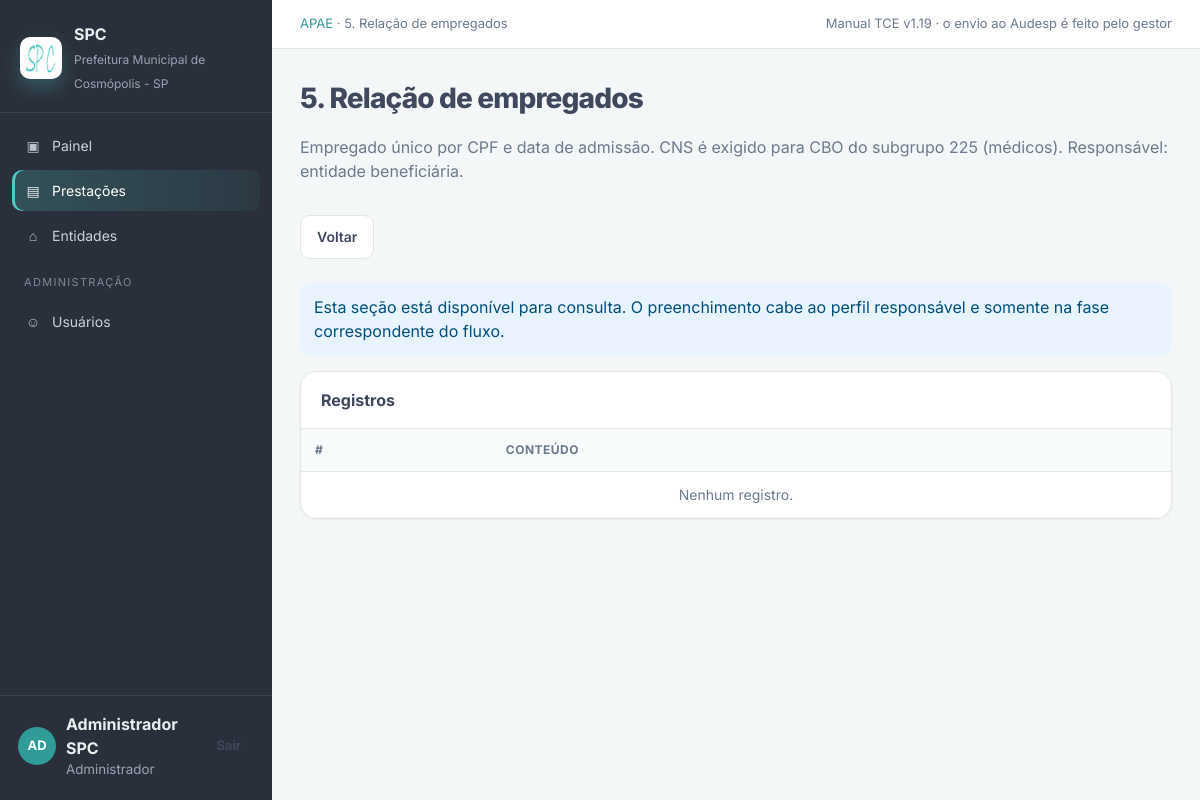
The app's page /prestacoes/1/secoes/relacao_empregados (signed in) with its own data.
### app/models.py (models this page shows, shortened)
class Usuario(UserMixin, db.Model):
    __tablename__ = "usuarios"
    id = db.Column(db.Integer, primary_key=True)
    username = db.Column(db.String(80), unique=True, nullable=False, index=True)
    nome = db.Column(db.String(160), nullable=False)
    email = db.Column(db.String(160))
    senha_hash = db.Column(db.String(256), nullable=False)
    perfil = db.Column(db.String(20), nullable=False, default=PERFIL_ENTIDADE)
    ativo = db.Column(db.Boolean, default=True, nullable=False)
    pode_gerar_json = db.Column(db.Boolean, default=False, nullable=False)
    entidade_id = db.Column(db.Integer, db.ForeignKey("entidades.id"))
    criado_em = db.Column(db.DateTime, default=datetime.utcnow)
    ultimo_acesso = db.Column(db.DateTime)
    entidade = db.relationship("Entidade", backref="usuarios")
    @property
    def is_admin(self) -> bool:
        return self.perfil == PERFIL_ADMIN
    @property
    def is_entidade(self) -> bool:
        return self.perfil == PERFIL_ENTIDADE
    @property
    def is_active(self) -> bool:
        return bool(self.ativo)
    @property
    def perfil_rotulo(self) -> str:
        return rotulo_perfil(self.perfil)

class Entidade(db.Model):
    __tablename__ = "entidades"
    id = db.Column(db.Integer, primary_key=True)
    codigo = db.Column(db.String(40), unique=True, nullable=False)
    nome_exibicao = db.Column(db.String(200), nullable=False)
    razao_social = db.Column(db.String(200), nullable=False)
    cnpj = db.Column(db.String(18), nullable=False)
    endereco = db.Column(db.String(255), nullable=False)
    bairro = db.Column(db.String(120))
    cidade = db.Column(db.String(120), default="Cosmópolis")
    uf = db.Column(db.String(2), default="SP")
    cep = db.Column(db.String(12))
    telefones = db.Column(db.String(120))
    horario = db.Column(db.String(80))
    email = db.Column(db.String(160))
    email_alternativo = db.Column(db.String(160))
    codigo_audesp = db.Column(db.Integer)
    ativa = db.Column(db.Boolean, default=True, nullable=False)
    criado_em = db.Column(db.DateTime, default=datetime.utcnow)
    atualizado_em = db.Column(db.DateTime, default=datetime.utcnow, onupdate=datetime.utcnow)
    prestacoes = db.relationship("Prestacao", backref="entidade", lazy="dynamic")

### app/blueprints/prestacoes/routes.py (the view, shortened to what this page needs)
@bp.route("/<int:item_id>/secoes/<secao>", methods=["GET", "POST"])
@login_required
def secao(item_id, secao):
    prestacao = _prestacao_ou_404(item_id)
    spec = secao_por_chave(secao)
    if not spec or not secao_aplica(spec, prestacao.tipo_documento):
        abort(404)
    if spec["formato"] == "especial":
        destino = "prestacoes.parecer" if secao == "parecer_conclusivo" else "prestacoes.transparencia"
        return redirect(url_for(destino, item_id=prestacao.id))
    bloco, payload = _payload(prestacao, spec)
    editavel = pode_editar_secao(current_user, prestacao, spec)
    return render_template(
        "prestacoes/secao.html",
        prestacao=prestacao,
        spec=spec,
        bloco=bloco,
        payload=payload,
        editavel=editavel,
        resumir_item=resumir_item,
    )

### app/__init__.py (called while the page is built)
def resolve_favicon_file(app: Flask) -> Path:
    static = Path(app.static_folder)
    configured = static / app.config.get("FAVICON_IMAGE", "img/Favicon.ico")
    if configured.exists():
        return configured
    for name in ("Favicon.ico", "Favicon.png", "favicon.ico"):
        fallback = static / "img" / name
        if fallback.exists():
            return fallback
    return configured

### app/authz.py (called while the page is built)
def pode_ver_prestacao(usuario, prestacao) -> bool:
    if usuario.is_admin or usuario.is_gestor:
        return True
    return usuario.perfil == PERFIL_ENTIDADE and usuario.entidade_id == prestacao.entidade_id

def pode_editar_secao(usuario, prestacao, secao) -> bool:
    if secao["responsavel"] == "entidade":
        return (
            usuario.is_entidade
            and usuario.entidade_id == prestacao.entidade_id
            and prestacao.editavel_entidade
        )
    if secao["responsavel"] == "gestor":
        return usuario.is_gestor and prestacao.editavel_gestor
    return False

def garantir_prestacao(usuario, prestacao):
    if not pode_ver_prestacao(usuario, prestacao):
        abort(403)
    return prestacao

### app/blueprints/prestacoes/routes.py (called while the page is built)
def _padrao(spec):
    if spec["formato"] == "lista":
        return []
    return {}

def _prestacao_ou_404(item_id):
    prestacao = db.session.get(Prestacao, item_id) or abort(404)
    return garantir_prestacao(current_user, prestacao)

def _payload(prestacao, spec):
    bloco = obter_bloco(prestacao, spec["chave"])
    dados = carregar_payload(bloco) if bloco else None
    if dados is None:
        dados = _padrao(spec)
    return bloco, dados

### app/catalogos.py (called while the page is built)
def secao_por_chave(chave):
    for secao in SECOES:
        if secao["chave"] == chave:
            return secao
    return None

def secao_aplica(secao, tipo_documento) -> bool:
    regra = secao.get("aplica") or "todos"
    if regra == "todos":
        return True
    if isinstance(regra, dict) and "somente" in regra:
        return tipo_documento in regra["somente"]
    if isinstance(regra, dict) and "exceto" in regra:
        return bool(tipo_documento) and tipo_documento not in regra["exceto"]
    return True

### app/models.py (called while the page is built)
def rotulo_perfil(codigo: str) -> str:
    return dict(PERFIS).get(codigo, codigo or "—")

### app/servicos.py (called while the page is built)
def obter_bloco(prestacao, secao):
    return Bloco.query.filter_by(prestacao_id=prestacao.id, secao=secao).first()

### templates/prestacoes/secao.html (shortened to what this page needs)
{% extends "base.html" %}
{% block crumb %}<a href="{{ url_for('prestacoes.detalhe', item_id=prestacao.id) }}">{{ prestacao.entidade.codigo }}</a> · {{ spec.numero }}. {{ spec.titulo }}{% endblock %}
{% block content %}
<div class="page-head">
  <div>
    <h1>{{ spec.numero }}. {{ spec.titulo }}</h1>
    <p class="muted">{{ spec.ajuda or 'Campos com os nomes do documento JSON do Manual TCE v1.19.' }} Responsável: {{ 'entidade beneficiária' if spec.responsavel == 'entidade' else 'gestor' }}.</p>
  </div>
  <a class="btn btn-secondary" href="{{ url_for('prestacoes.detalhe', item_id=prestacao.id) }}">Voltar</a>
</div>
{% if not editavel %}
<div class="alert alert-info">Esta seção está disponível para consulta. O preenchimento cabe ao perfil responsável e somente na fase correspondente do fluxo.</div>
{% endif %}
{% if spec.formato == 'lista' %}
<article class="card" style="margin-bottom:16px">
  <div class="card-head"><h3>Registros</h3></div>
  <div class="table-wrap">
    <table class="data">
      <thead><tr><th>#</th><th>Conteúdo</th><th></th></tr></thead>
      <tbody>
      {% for item in payload or [] %}
        <tr>
          <td>{{ loop.index }}</td>
          <td>{{ item|resumo }}</td>
          <td>
            {% if editavel %}
            <form method="post" data-confirm="Excluir este registro?">
              <input type="hidden" name="acao" value="excluir">
              <input type="hidden" name="indice" value="{{ loop.index0 }}">
              <button class="btn btn-danger btn-sm" type="submit">Excluir</button>
            </form>
            {% endif %}
          </td>
        </tr>
      {% else %}
        <tr><td colspan="3" class="empty">Nenhum registro.</td></tr>
      {% endfor %}
      </tbody>
    </table>
  </div>
</article>
{% endif %}
{% endblock %}

### templates/base.html (shortened to what this page needs)
<!doctype html>
<html lang="pt-BR">
<head>
  <link rel="stylesheet" href="{{ url_for('static', filename='css/colors.css') }}">
  <link rel="stylesheet" href="{{ url_for('static', filename='css/app.css') }}">
</head>
<body>
<div class="app-shell">
  <aside class="sidebar" id="sidebar">
    <div class="brand">
      <img class="brand-mark" src="{{ favicon_url }}" alt="SPC">
      <div>
        <strong>SPC</strong>
        <span>{{ prefeitura }}</span>
      </div>
    </div>
    <nav class="nav">
      <a class="{{ 'active' if request.endpoint == 'dashboard.index' }}" href="{{ url_for('dashboard.index') }}"><span class="ico">▣</span> Painel</a>
      <a class="{{ 'active' if request.endpoint and request.endpoint.startswith('prestacoes') }}" href="{{ url_for('prestacoes.lista') }}"><span class="ico">▤</span> Prestações</a>
      {% if current_user.is_admin or current_user.is_gestor %}
      <a class="{{ 'active' if request.endpoint and request.endpoint.startswith('entidades') }}" href="{{ url_for('entidades.lista') }}"><span class="ico">⌂</span> Entidades</a>
      {% endif %}
      {% if current_user.is_admin %}
      <div class="nav-label">Administração</div>
      <a class="{{ 'active' if request.endpoint == 'admin.usuarios' }}" href="{{ url_for('admin.usuarios') }}"><span class="ico">☺</span> Usuários</a>
      {% endif %}
    </nav>
    <div class="sidebar-user">
      <div class="avatar">{{ (current_user.nome or 'U')[:2]|upper }}</div>
      <div style="flex:1">
        <strong>{{ current_user.nome }}</strong>
        <small>{{ current_user.perfil_rotulo }}{% if current_user.entidade %} · {{ current_user.entidade.codigo }}{% endif %}</small>
      </div>
      <a class="btn btn-ghost btn-sm" href="{{ url_for('auth.logout') }}" title="Sair">Sair</a>
    </div>
  </aside>
  <div class="main">
    <header class="topbar">
      <div style="display:flex;gap:10px;align-items:center">
        <div class="breadcrumb">{% block crumb %}{{ orgao }}{% endblock %}</div>
      </div>
      <div class="muted" style="font-size:13px">Manual TCE v1.19 · o envio ao Audesp é feito pelo gestor</div>
    </header>
    <main class="content">
      {% block content %}{% endblock %}
    </main>
  </div>
</div>
</body>
</html>

### static/css/colors.css (style rules this page uses)
:root { --primary-color: #4fc9c4; --primary-dark: #43aca7; --primary-hover: #3c9b96; --secondary-color: #6d7a8c; --text-color: #3f485d; --border-color: #e5e5e5; --success-color: #79b24a; --warning-color: #f2823c; --danger-color: #e81d51; --info-color: #91ceff; --light-color: #2a303b; --dark-color: #2a303b; --gray-color: #6d7a8c; --input-focus: #4fc9c4; --input-focus-shadow: rgba(79, 201, 196, 0.25); --color-100: #ffffff; --color-95: #ebf9f9; --color-90: #d8f3f2; --color-85: #c4edec; --color-80: #b1e7e5; --color-75: #9de1df; --color-70: #8adbd8; --color-65: #76d5d2; --color-60: #63cfcb; --color-55: #4fc9c4; --color-50: #3cc3bf; --color-45: #36b0ac; --color-40: #309c98; --color-35: #2a8985; --color-30: #247572; --color-25: #1e625f; --color-20: #184e4c; --color-15: #123b39; --color-10: #0c2726; --color-5: #061413; --color-0: #000000; --success-light: #d1e7dd; --warning-light: #fff3cd; --danger-light: #f8d7da; --info-light: #cff4fc; --bg-color: var(--color-95); --card-bg: var(--color-100); --text-primary: #212529; --text-secondary: #6c757d; --text-muted: #adb5bd; --shadow-sm: 0 2px 4px rgba(0, 0, 0, 0.05); --shadow-md: 0 4px 8px rgba(0, 0, 0, 0.1); --shadow-lg: 0 8px 16px rgba(0, 0, 0, 0.15); --border-radius-sm: 4px; --border-radius-md: 8px; --border-radius-lg: 12px; --border-radius-xl: 16px; --transition-fast: 0.15s ease; --transition-normal: 0.3s ease; --transition-slow: 0.5s ease; }
.sidebar { background: linear-gradient(180deg, var(--primary-color) 0%, var(--primary-dark) 100%); }
.brand-mark { display: block; width: 32px; height: 32px; border-radius: 8px; object-fit: contain; background: #fff; }
.btn-secondary { background-color: var(--secondary-color); border-color: var(--secondary-color); color: #000; }
a { color: var(--primary-color); text-decoration: none; }
.card { border: none; border-radius: var(--border-radius-lg); box-shadow: var(--shadow-sm); }
.alert-info { background-color: var(--info-light); border-color: var(--info-color); color: #055160; }

### records on screen
Usuario: nome "AD", nome "Administrador SPC", perfil_rotulo "Administrador"
Entidade: entidade.codigo "APAE"

### other values on screen
{{ prefeitura }} "Prefeitura Municipal de Cosmópolis - SP"
{{ spec.numero }} "5"
{{ spec.titulo }} "Relação de empregados"
